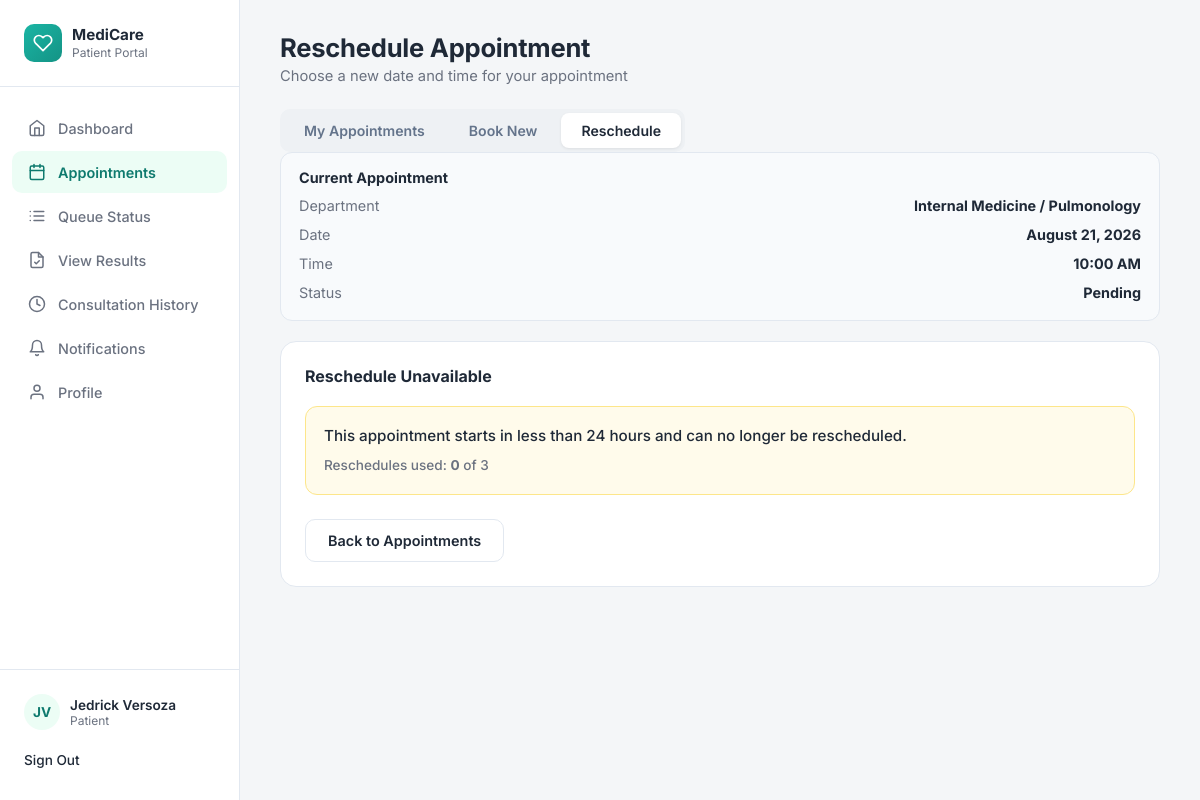
Page /patient/reschedule_appointment.php?appointment_id=2 (signed in) on the committed database.
### tables this page shows
CREATE TABLE IF NOT EXISTS `patients` (
  `PatientID` int NOT NULL AUTO_INCREMENT,
  `UserID` int NOT NULL,
  `CivilStatus` varchar(50) DEFAULT NULL,
  `Religion` varchar(50) DEFAULT NULL,
  `IsPWD` tinyint(1) NOT NULL DEFAULT '0',
  `DisabilityType` varchar(100) DEFAULT NULL,
  `BloodType` varchar(5) DEFAULT NULL,
  `Allergies` text,
  `PastMedicalCondition` text,
  `CurrentMedication` text,
  `FamilyMedicalHistory` text,
  `EmergencyContactName` varchar(100) DEFAULT NULL,
  `EmergencyContactNo` varchar(20) DEFAULT NULL,
  `EmergencyRelation` varchar(50) DEFAULT NULL,
  `CreatedAt` datetime NOT NULL DEFAULT CURRENT_TIMESTAMP,
  `UpdatedAt` datetime NOT NULL DEFAULT CURRENT_TIMESTAMP ON UPDATE CURRENT_TIMESTAMP,
  PRIMARY KEY (`PatientID`),
  KEY `FK_Patients_Users` (`UserID`)
);

CREATE TABLE IF NOT EXISTS `users` (
  `UserID` int NOT NULL AUTO_INCREMENT,
  `RoleID` int NOT NULL,
  `FirstName` varchar(100) NOT NULL,
  `MiddleName` varchar(100) DEFAULT NULL,
  `LastName` varchar(100) NOT NULL,
  `Email` varchar(191) NOT NULL,
  `Password` varchar(255) NOT NULL,
  `Sex` varchar(13) NOT NULL,
  `DateOfBirth` date DEFAULT NULL,
  `ContactNumber` varchar(20) DEFAULT NULL,
  `Address` text,
  `Status` varchar(50) NOT NULL DEFAULT 'Active',
  `CreatedAt` datetime NOT NULL DEFAULT CURRENT_TIMESTAMP,
  `FailedAttempts` int DEFAULT '0',
  `LockUntil` datetime DEFAULT NULL,
  `ResetToken` varchar(255) DEFAULT NULL,
  `TokenExpiry` datetime DEFAULT NULL,
  `ProfilePhoto` varchar(255) DEFAULT NULL,
  `LastLogin` datetime DEFAULT NULL,
  `ReminderPreference` varchar(20) DEFAULT 'email',
  `ReceiveReminders` tinyint(1) DEFAULT '1',
  PRIMARY KEY (`UserID`),
  UNIQUE KEY `Email` (`Email`),
  KEY `FK_Users_Roles` (`RoleID`)
);

CREATE TABLE IF NOT EXISTS `appointments` (
  `AppointmentID` int NOT NULL AUTO_INCREMENT,
  `PatientID` int NOT NULL,
  `StaffID` int DEFAULT NULL,
  `DepartmentID` int NOT NULL,
  `AppointmentDate` date NOT NULL,
  `AppointmentTime` time NOT NULL,
  `Purpose` varchar(255) DEFAULT NULL,
  `Status` varchar(50) NOT NULL DEFAULT 'Pending',
  `OriginalAppointmentDate` date DEFAULT NULL,
  `OriginalAppointmentTime` time DEFAULT NULL,
  `RescheduledAt` datetime DEFAULT NULL,
  `RescheduleReason` varchar(255) DEFAULT NULL,
  `CreatedAt` datetime NOT NULL DEFAULT CURRENT_TIMESTAMP,
  `UpdatedAt` datetime NOT NULL DEFAULT CURRENT_TIMESTAMP ON UPDATE CURRENT_TIMESTAMP,
  PRIMARY KEY (`AppointmentID`),
  KEY `fk_appointments_patient` (`PatientID`),
  KEY `fk_appointments_staff` (`StaffID`),
  KEY `fk_appointments_department` (`DepartmentID`)
);

CREATE TABLE IF NOT EXISTS `departments` (
  `DepartmentID` int NOT NULL AUTO_INCREMENT,
  `DepartmentName` varchar(100) NOT NULL,
  PRIMARY KEY (`DepartmentID`),
  UNIQUE KEY `DepartmentName` (`DepartmentName`)
);

### patient/reschedule_appointment.php (the view, shortened to what this page needs)
<?php
require_once __DIR__ . '/../includes/db.php';
$userID = (int) $_SESSION['UserID'];
$patientStmt = mysqli_prepare(
    $conn,
    'SELECT
        p.PatientID,
        u.FirstName,
        u.LastName,
        u.ProfilePhoto
     FROM patients p
     INNER JOIN users u ON p.UserID = u.UserID
     WHERE p.UserID = ?
     LIMIT 1'
);
mysqli_stmt_bind_param($patientStmt, 'i', $userID);
mysqli_stmt_execute($patientStmt);
$patientResult = mysqli_stmt_get_result($patientStmt);
$patient = mysqli_fetch_assoc($patientResult);
$patientID = (int) $patient['PatientID'];
$appointmentID = (int) ($_GET['appointment_id'] ?? 0);
$apptStmt = mysqli_prepare(
    $conn,
    'SELECT
        a.AppointmentID,
        a.StaffID,
        a.DepartmentID,
        a.AppointmentDate,
        a.AppointmentTime,
        a.Purpose,
        a.Status,
        d.DepartmentName,
        u.FirstName AS StaffFirstName,
        u.LastName AS StaffLastName
     FROM appointments a
     INNER JOIN departments d ON a.DepartmentID = d.DepartmentID
     LEFT JOIN staff s ON a.StaffID = s.StaffID
     LEFT JOIN users u ON s.UserID = u.UserID
     WHERE a.AppointmentID = ?
       AND a.PatientID = ?
     LIMIT 1'
);
mysqli_stmt_bind_param($apptStmt, 'ii', $appointmentID, $patientID);
mysqli_stmt_execute($apptStmt);
$apptResult = mysqli_stmt_get_result($apptStmt);
$appointment = mysqli_fetch_assoc($apptResult);
$apptDate = $appointment['AppointmentDate'];
$departmentName = $appointment['DepartmentName'];
$currentDateLabel = date('F d, Y', strtotime($apptDate));
$currentTimeLabel = date('g:i A', strtotime($appointment['AppointmentTime']));
$reschedCountStmt = mysqli_prepare(
    $conn,
    'SELECT COUNT(*) AS total
     FROM appointment_reschedule_history
     WHERE AppointmentID = ?'
);
mysqli_stmt_bind_param($reschedCountStmt, 'i', $appointmentID);
mysqli_stmt_execute($reschedCountStmt);
$reschedCountResult = mysqli_stmt_get_result($reschedCountStmt);
$reschedCountRow = mysqli_fetch_assoc($reschedCountResult);
$reschedUsed = (int) ($reschedCountRow['total'] ?? 0);
$currentStartTs = strtotime($apptDate . ' ' . ($appointment['AppointmentTime'] ?? '00:00:00'));
$isCurrentWithin24h = ($currentStartTs !== false) && ($currentStartTs < (time() + 86400));
$reschedBlocked = ($reschedUsed >= 3) || $isCurrentWithin24h;
$reschedBlockReason = '';
if ($isCurrentWithin24h) {
    $reschedBlockReason = 'This appointment starts in less than 24 hours and can no longer be rescheduled.';
} elseif ($reschedUsed >= 3) {
    $reschedBlockReason = 'This appointment has already been rescheduled the maximum number of times (3).';
}
?>
<!DOCTYPE html>
<html lang="en">
<head>
<link rel="stylesheet"
      href="../assets/css/patient/patient_dashboard.css">
</head>
<body>
<div class="app">
<aside class="sidebar">
    <div class="sidebar-brand">
        <div class="brand-icon">
            <svg viewBox="0 0 24 24"
                 fill="none"
                 stroke="currentColor"
                 stroke-width="2"
                 stroke-linecap="round"
                 stroke-linejoin="round">
                <path d="M20.84 4.61a5.5 5.5 0 0 0-7.78 0L12 5.67l-1.06-1.06a5.5 5.5 0 0 0-7.78 7.78l1.06 1.06L12 21.23l7.78-7.78 1.06-1.06a5.5 5.5 0 0 0 0-7.78z"/>
            </svg>
        </div>
        <div class="brand-text">
            <div class="brand-title">
                MediCare
            </div>
            <div class="brand-sub">
                Patient Portal
            </div>
        </div>
    </div>
    <ul class="nav-list">
  <li>
    <a href="patient_dashboard.php" class="nav-item">
      <svg viewBox="0 0 24 24" fill="none" stroke="currentColor" stroke-width="2" stroke-linecap="round" stroke-linejoin="round"><path d="M3 9l9-7 9 7v11a2 2 0 0 1-2 2H5a2 2 0 0 1-2-2z"/><path d="M9 22V12h6v10"/></svg>
      Dashboard
    </a>
  </li>
  <li>
    <a href="patient_appointment.php" class="nav-item active">
      <svg viewBox="0 0 24 24" fill="none" stroke="currentColor" stroke-width="2" stroke-linecap="round" stroke-linejoin="round"><rect x="3" y="4" width="18" height="18" rx="2"/><path d="M16 2v4M8 2v4M3 10h18"/></svg>
      Appointments
    </a>
  </li>
  <li>
    <a href="queue_status.php" class="nav-item">
      <svg viewBox="0 0 24 24" fill="none" stroke="currentColor" stroke-width="2" stroke-linecap="round" stroke-linejoin="round"><path d="M8 6h13M8 12h13M8 18h13M3 6h.01M3 12h.01M3 18h.01"/></svg>
      Queue Status
    </a>
  </li>
  <li>
    <a href="view_results.php" class="nav-item">
      <svg viewBox="0 0 24 24" fill="none" stroke="currentColor" stroke-width="2" stroke-linecap="round" stroke-linejoin="round"><path d="M14 2H6a2 2 0 0 0-2 2v16a2 2 0 0 0 2 2h12a2 2 0 0 0 2-2V8z"/><path d="M14 2v6h6"/><path d="M9 15l2 2 4-4"/></svg>
      View Results
    </a>
  </li>
  <li>
    <a href="consultation_history.php" class="nav-item">
      <svg viewBox="0 0 24 24" fill="none" stroke="currentColor" stroke-width="2" stroke-linecap="round" stroke-linejoin="round"><circle cx="12" cy="12" r="10"/><polyline points="12 6 12 12 16 14"/></svg>
      Consultation History
    </a>
  </li>
  <li>
    <a href="notifications.php" class="nav-item">
      <svg viewBox="0 0 24 24" fill="none" stroke="currentColor" stroke-width="2" stroke-linecap="round" stroke-linejoin="round"><path d="M18 8A6 6 0 0 0 6 8c0 7-3 9-3 9h18s-3-2-3-9"/><path d="M13.73 21a2 2 0 0 1-3.46 0"/></svg>
      Notifications
    </a>
  </li>
  <li>
    <a href="patient_profile.php" class="nav-item">
      <svg viewBox="0 0 24 24" fill="none" stroke="currentColor" stroke-width="2" stroke-linecap="round" stroke-linejoin="round"><path d="M20 21v-2a4 4 0 0 0-4-4H8a4 4 0 0 0-4 4v2"/><circle cx="12" cy="7" r="4"/></svg>
      Profile
    </a>
  </li>
</ul>
    <div class="sidebar-footer">
        <div class="sidebar-user">
            <?php if (!empty($patient['ProfilePhoto'])): ?>
            <div class="user-avatar"><img src="../<?php echo htmlspecialchars($patient['ProfilePhoto']); ?>" alt="Photo" style="width:100%;height:100%;border-radius:50%;object-fit:cover;"></div>
            <?php else: ?>
            <div class="user-avatar">
                <?php
                echo strtoupper(
                    substr($patient['FirstName'], 0, 1) .
                    substr($patient['LastName'], 0, 1)
                );
                ?>
            </div>
            <?php endif; ?>
            <div>
                <div class="user-name">
                    <?php
                    echo htmlspecialchars(
                        $patient['FirstName'] . ' ' . $patient['LastName']
                    );
                    ?>
                </div>
                <div class="user-role">
                    Patient
                </div>
            </div>
        </div>
        <a href="../auth/logout.php"
           class="sign-out"
           style="text-decoration:none;color:inherit;display:flex;align-items:center;gap:12px;"
           onclick="return confirm('Are you sure you want to sign out?');">
            Sign Out
        </a>
    </div>
</aside>
<main class="main">
    <div class="page-header">
        <h1>
            Reschedule Appointment
        </h1>
        <p>
            Choose a new date and time for your appointment
        </p>
    </div>
    <div class="tab-switch">
        <a href="patient_appointment.php"
           class="tab-btn"
           style="text-decoration:none;display:inline-block;">
            My Appointments
        </a>
        <a href="book_appointment.php"
           class="tab-btn"
           style="text-decoration:none;display:inline-block;">
            Book New
        </a>
        <button class="tab-btn active"
                type="button">
            Reschedule
        </button>
    </div>
    <div class="re-current">
        <div class="re-current-title">
            Current Appointment
        </div>
        <div class="confirm-summary">
            <div class="confirm-row">
                <span class="label">Department</span>
                <span class="value"><?php echo htmlspecialchars($departmentName); ?></span>
            </div>
            <div class="confirm-row">
                <span class="label">Date</span>
                <span class="value"><?php echo htmlspecialchars($currentDateLabel); ?></span>
            </div>
            <div class="confirm-row">
                <span class="label">Time</span>
                <span class="value"><?php echo htmlspecialchars($currentTimeLabel); ?></span>
            </div>
            <div class="confirm-row">
                <span class="label">Status</span>
                <span class="value"><?php echo htmlspecialchars($appointment['Status']); ?></span>
            </div>
        </div>
    </div>
    <?php if ($reschedBlocked): ?>
    <div class="wizard-panel">
        <div class="wizard-panel-title">
            Reschedule Unavailable
        </div>
        <div class="re-blocked">
            <p><?php echo htmlspecialchars($reschedBlockReason); ?></p>
            <p class="re-blocked-sub">
                Reschedules used:
                <strong><?php echo $reschedUsed; ?></strong> of 3
            </p>
        </div>
        <div class="wizard-footer split">
            <a href="patient_appointment.php"
               class="btn-outline"
               style="text-decoration:none;color:inherit;display:flex;align-items:center;gap:12px;">
                Back to Appointments
            </a>
        </div>
    </div>
    <?php endif; ?>
</main>
</div>
</body>
</html>

### rows in the picture
patients: UserID.LastName "JV", UserID.LastName "Jedrick Versoza"
appointments: DepartmentID.DepartmentName "Internal Medicine / Pulmonology", AppointmentDate "August 21, 2026", AppointmentTime "10:00 AM", Status "Pending", reschedBlockReason "This appointment starts in less than 24 hours and can no longer be rescheduled."

### other values in the picture
$reschedUsed "0"
